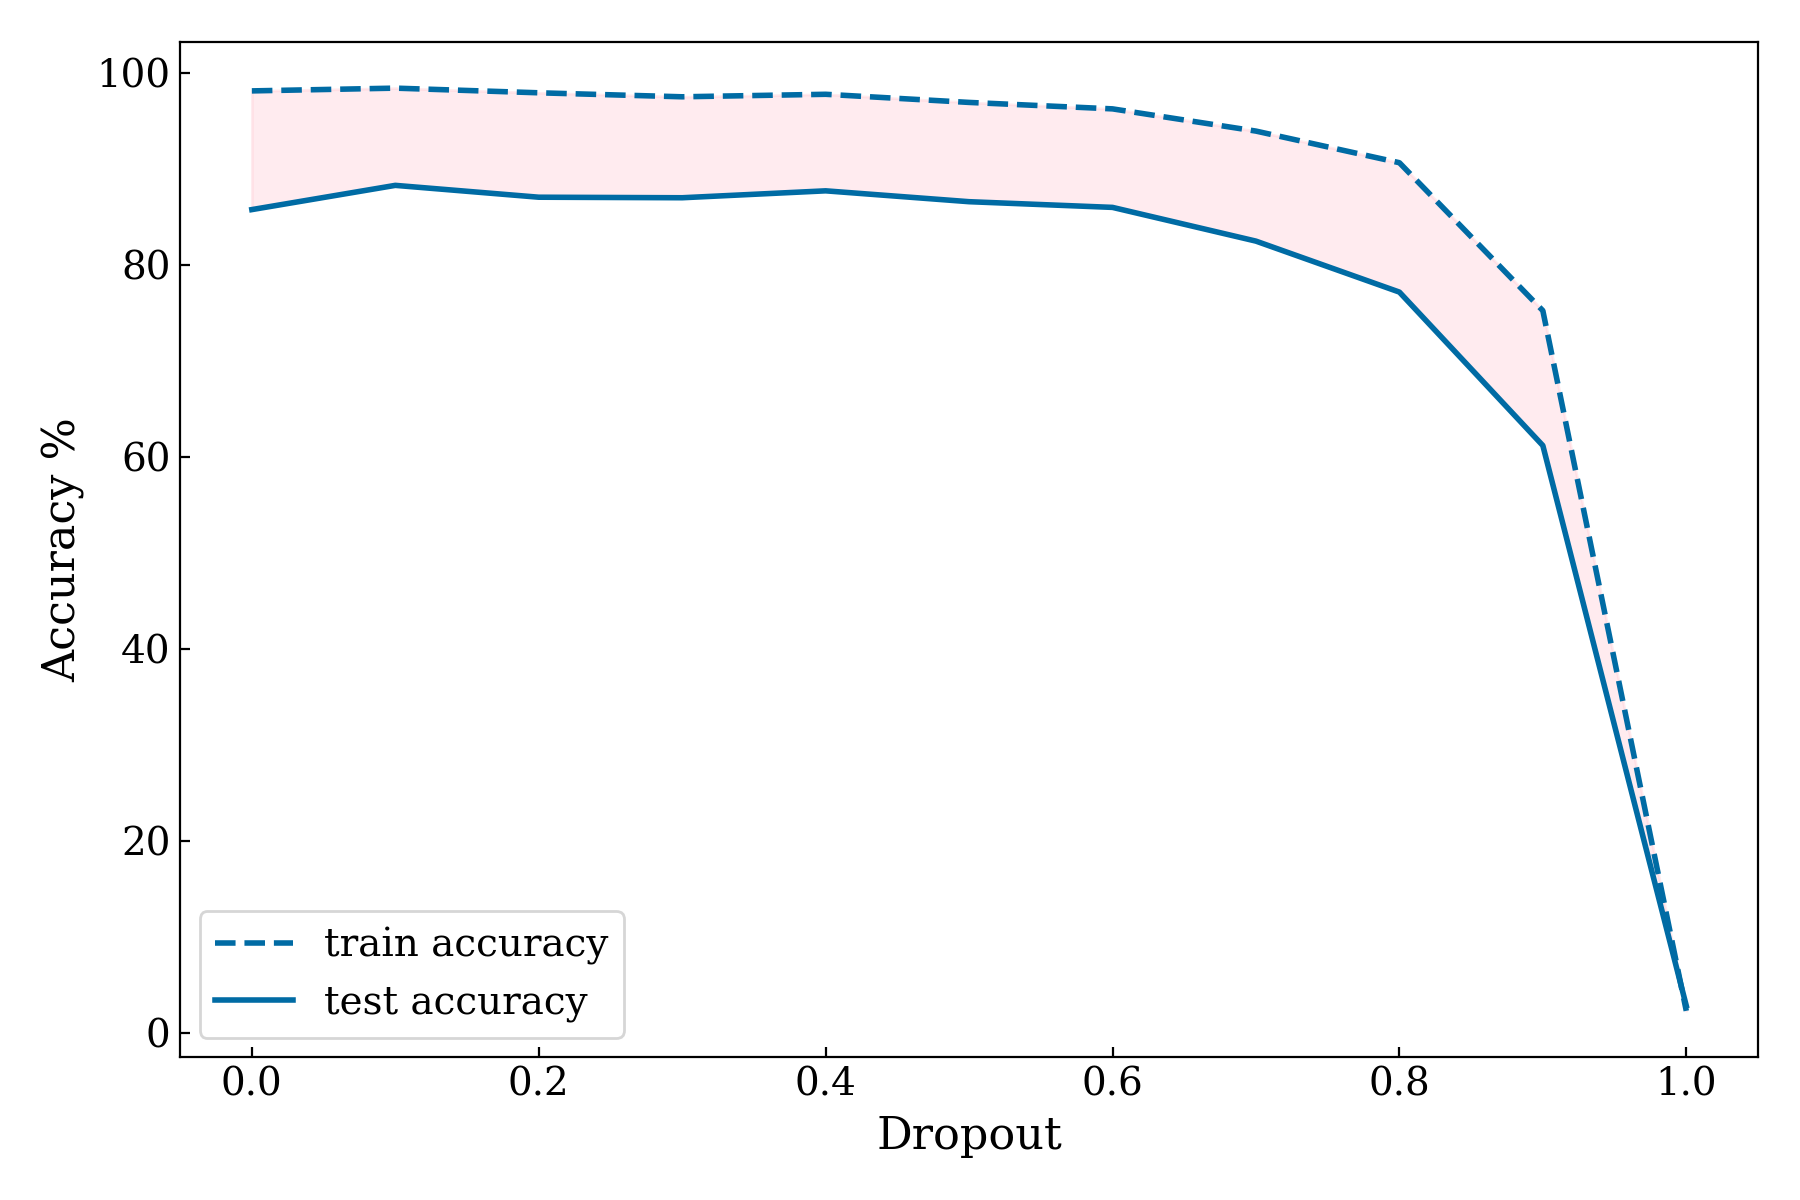

This figure's Python source:
from pathlib import Path

import matplotlib.pyplot as plt
import numpy as np

import road_signs_cnn.common as common

colors, markers = common.setup_pyplot()

ROOT = Path("output")
data = np.loadtxt(ROOT / "accuracy_dropout.csv")
_, dropouts, epochs, trains, tests, _ = data[data[:, 2] == 15].T

trainplot = plt.plot(
    dropouts,
    trains * 100,
    "--",
    lw=2,
    label="train accuracy",
)
plt.plot(
    dropouts,
    tests * 100,
    "-",
    lw=2,
    c=f"{trainplot[0].get_color()}",
    label="test accuracy",
)
plt.fill_between(dropouts, tests * 100, trains * 100, color="pink", alpha=0.3)

plt.xlabel("Dropout")
plt.ylabel("Accuracy %")

plt.legend()
plt.tight_layout()

plt.savefig(Path("figures") / "accuracy_dropout.png")
# plt.show()
